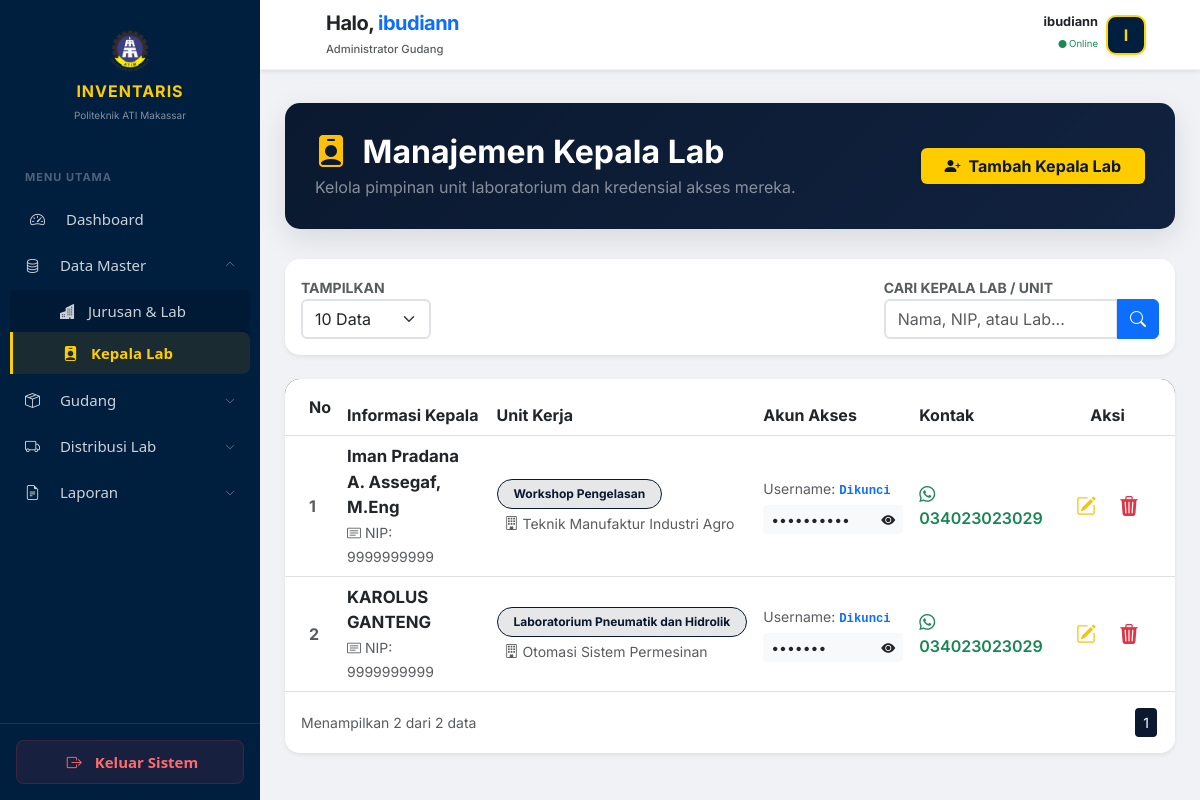
The page /modules/bahan-praktek/kepala-lab.php (signed in) on the database its author committed.
### tables this page shows
CREATE TABLE `kepala_lab` (
  `id_kepala` int NOT NULL,
  `id_lab` int DEFAULT NULL,
  `nama_kepala` varchar(100) NOT NULL,
  `username` varchar(50) DEFAULT NULL,
  `password` varchar(255) DEFAULT NULL,
  `password_plain` varchar(255) DEFAULT NULL,
  `nip` varchar(50) DEFAULT NULL,
  `kontak` varchar(20) DEFAULT NULL,
  `role` varchar(20) DEFAULT 'kepala_lab'
);

CREATE TABLE `lab` (
  `id_lab` int NOT NULL,
  `id_jurusan` int DEFAULT NULL,
  `nama_lab` varchar(100) DEFAULT NULL
);

CREATE TABLE `jurusan` (
  `id_jurusan` int NOT NULL,
  `nama_jurusan` varchar(100) DEFAULT NULL
);

### modules/bahan-praktek/kepala-lab.php (the view, shortened to what this page needs)
<?php
include "../../config/auth.php";
$limit = isset($_GET['limit']) ? (int)$_GET['limit'] : 10;
$page = isset($_GET['halaman']) ? (int)$_GET['halaman'] : 1;
$offset = ($page - 1) * $limit;
$search = isset($_GET['search']) ? mysqli_real_escape_string($conn, $_GET['search']) : '';
$whereClause = "";
$total_query = mysqli_query($conn, "SELECT COUNT(*) as total FROM kepala_lab kl JOIN lab l ON kl.id_lab = l.id_lab $whereClause");
$total_data = mysqli_fetch_assoc($total_query)['total'];
$total_pages = ceil($total_data / $limit);
$query = "SELECT kl.*, l.nama_lab, j.nama_jurusan
          FROM kepala_lab kl
          JOIN lab l ON kl.id_lab = l.id_lab
          JOIN jurusan j ON l.id_jurusan = j.id_jurusan
          $whereClause
          ORDER BY kl.id_kepala DESC
          LIMIT $offset, $limit";
$res = mysqli_query($conn, $query);
?>
<!DOCTYPE html>
<html lang="id">
<head>
    <link href="https://cdn.jsdelivr.net/npm/bootstrap@5.3.0/dist/css/bootstrap.min.css" rel="stylesheet">
    <link rel="stylesheet" href="https://cdn.jsdelivr.net/npm/bootstrap-icons@1.11.1/font/bootstrap-icons.css">
    <link href="../../assets/css/style.css" rel="stylesheet">
</head>
<body>
    <?php include "../../includes/sidebar.php"; ?>
    <main class="p-3 p-md-4" style="margin-top: 30px;"></main>
    <div class="main-content" style="margin-left: 260px; padding: 25px;">
        <?php include "../../includes/header.php"; ?>
        <div class="header-section d-flex justify-content-between align-items-center">
            <div>
                <h2 class="fw-bold mb-1"><i class="bi bi-person-badge-fill me-2 text-warning"></i> Manajemen Kepala Lab</h2>
                <p class="mb-0 text-white-50">Kelola pimpinan unit laboratorium dan kredensial akses mereka.</p>
            </div>
            <button class="btn btn-gold px-4 shadow-sm" data-bs-toggle="modal" data-bs-target="#modalTambah">
                <i class="bi bi-person-plus-fill me-2"></i>Tambah Kepala Lab
            </button>
        </div>
        <div class="card mb-4 border-0 shadow-sm" style="border-radius: 15px;">
            <div class="card-body">
                <form method="GET" class="row g-3">
                    <div class="col-md-2">
                        <label class="small fw-bold text-muted">TAMPILKAN</label>
                        <select name="limit" class="form-select border-2" onchange="this.form.submit()">
                            <option value="10" <?= $limit == 10 ? 'selected' : ''; ?>>10 Data</option>
                        </select>
                    </div>
                    <div class="col-md-6"></div>
                    <div class="col-md-4">
                        <label class="small fw-bold text-muted">CARI KEPALA LAB / UNIT</label>
                        <div class="input-group">
                            <input type="text" name="search" class="form-control border-2" placeholder="Nama, NIP, atau Lab..." value="<?= htmlspecialchars($search); ?>">
                            <button class="btn btn-primary" type="submit"><i class="bi bi-search"></i></button>
                        </div>
                    </div>
                </form>
            </div>
        </div>
        <div class="card card-table shadow-sm">
            <div class="card-body p-0">
                <div class="table-responsive">
                    <table class="table table-hover align-middle mb-0">
                        <thead class="thead-navy">
                            <tr>
                                <th class="ps-4 py-3">No</th>
                                <th>Informasi Kepala</th>
                                <th>Unit Kerja</th>
                                <th>Akun Akses</th>
                                <th>Kontak</th>
                                <th class="text-center pe-4">Aksi</th>
                            </tr>
                        </thead>
                        <tbody class="bg-white">
                            <?php
                            $no = $offset + 1;
                            if(mysqli_num_rows($res) > 0):
                                while($row = mysqli_fetch_assoc($res)): ?>
                            <tr>
                                <td class="ps-4 text-muted fw-bold"><?= $no++; ?></td>
                                <td>
                                    <div class="fw-bold text-dark" style="font-size: 1.05rem;"><?= $row['nama_kepala']; ?></div>
                                    <span class="text-muted small"><i class="bi bi-card-text me-1"></i>NIP: <?= !empty($row['nip']) ? $row['nip'] : '-'; ?></span>
                                </td>
                                <td>
                                    <span class="badge badge-lab px-3 py-2 rounded-pill mb-1"><?= $row['nama_lab']; ?></span>
                                    <div class="small text-muted ps-2"><i class="bi bi-building me-1"></i><?= $row['nama_jurusan']; ?></div>
                                </td>
                                <td>
                                    <div class="d-flex flex-column">
                                        <small class="text-muted mb-1">Username: <code class="text-primary fw-bold">Dikunci</code></small>
                                        <div class="input-group input-group-sm" style="width: 140px;">
                                            <input type="password" class="form-control border-0 bg-light" id="listPw<?= $row['id_kepala']; ?>" value="<?= $row['password_plain']; ?>" readonly>
                                            <span class="input-group-text bg-light border-0 cursor-pointer" onclick="toggleViewPw(<?= $row['id_kepala']; ?>)">
                                                <i class="bi bi-eye-fill text-navy-deep" id="iconPw<?= $row['id_kepala']; ?>"></i>
                                            </span>
                                        </div>
                                    </div>
                                </td>
                                <td>
                                    <?php if(!empty($row['kontak'])): ?>
                                        <a href="https://wa.me/<?= $row['kontak']; ?>" target="_blank" class="text-decoration-none text-success fw-semibold">
                                            <i class="bi bi-whatsapp me-1"></i><?= $row['kontak']; ?>
                                        </a>
                                    <?php else: ?>
                                        <span class="text-muted small">-</span>
                                    <?php endif; ?>
                                </td>
                                <td class="text-center pe-4">
                                    <div class="btn-group">
                                        <button class="btn btn-outline-warning border-0" data-bs-toggle="modal" data-bs-target="#modalEdit<?= $row['id_kepala']; ?>">
                                            <i class="bi bi-pencil-square fs-5"></i>
                                        </button>
                                        <button class="btn btn-outline-danger border-0" onclick="konfirmasiHapus(<?= $row['id_kepala']; ?>)">
                                            <i class="bi bi-trash3-fill fs-5"></i>
                                        </button>
                                    </div>
                                </td>
                            </tr>
                            <?php endwhile;
                            else: ?>
                            <tr><td colspan="6" class="text-center py-5 text-muted">Data kepala lab tidak ditemukan.</td></tr>
                            <?php endif; ?>
                        </tbody>
                    </table>
                </div>
            </div>
            <div class="card-footer bg-white border-0 py-3">
                <nav class="d-flex justify-content-between align-items-center">
                    <p class="text-muted small mb-0">Menampilkan <?= mysqli_num_rows($res); ?> dari <?= $total_data; ?> data</p>
                    <ul class="pagination pagination-sm mb-0">
                        <?php for($i=1; $i<=$total_pages; $i++): ?>
                        <li class="page-item <?= $page == $i ? 'active' : ''; ?>">
                            <a class="page-link" href="?halaman=<?= $i; ?>&limit=<?= $limit; ?>&search=<?= $search; ?>"><?= $i; ?></a>
                        </li>
                        <?php endfor; ?>
                    </ul>
                </nav>
            </div>
        </div>
    </div>
</body>
</html>

### assets/css/style.css (style rules this page uses)
:root { --primary-blue: #002b5c; --dark-blue: #001226; --accent-yellow: #FFD700; --text-gray: #aab7c4; --hover-bg: rgba(255, 255, 255, 0.08); --sidebar-width: 260px; }
body { font-family: 'Inter', sans-serif; background-color: #f8f9fa; margin: 0; overflow-x: hidden; }

### modules/bahan-praktek/kepala-lab.php (style rules this page uses)
:root { --navy-deep: #0a192f; --gold-accent: #ffcc00; }
body { background-color: #f0f2f5; }
.header-section { background: linear-gradient(135deg, var(--navy-deep) 0%, #112240 100%); color: white; padding: 30px; border-radius: 15px; margin-bottom: 30px; box-shadow: 0 10px 30px rgba(0,0,0,0.1); }
.btn-gold { background-color: var(--gold-accent); color: var(--navy-deep); font-weight: 700; border: none; }
.card-table { border-radius: 15px; border: none; overflow: hidden; }
.thead-navy { background-color: var(--navy-deep); color: white; }
.badge-lab { background-color: rgba(10, 25, 47, 0.1); color: var(--navy-deep); border: 1px solid var(--navy-deep); }
.cursor-pointer { cursor: pointer; }
.pagination .page-link { color: var(--navy-deep); border: none; margin: 0 2px; border-radius: 5px; }
.pagination .active .page-link { background-color: var(--navy-deep); color: white; }

### includes/sidebar.php (style rules this page uses)
:root { --sidebar-width: 260px; --navy-dark: #001f3f; --gold-poly: #ffcc00; --hover-bg: rgba(255, 204, 0, 0.15); --font-fixed: 15px !important; }
@media (min-width: 992px) { .main-content { margin-left: var(--sidebar-width) !important; } }

### rows shown on the page
kepala_lab: nama_kepala "Iman Pradana A. Assegaf, M.Eng", nip "9999999999", id_lab.nama_lab "Workshop Pengelasan", jurusan.nama_jurusan "Teknik Manufaktur Industri Agro", kontak "034023023029"
kepala_lab: nama_kepala "KAROLUS GANTENG", nip "9999999999", id_lab.nama_lab "Laboratorium Pneumatik dan Hidrolik", jurusan.nama_jurusan "Otomasi Sistem Permesinan", kontak "034023023029"

### other values the page prints
explode(' ', trim($nama_user))[0] "ibudiann"
$label_welcome "Administrator Gudang"
$nama_user "ibudiann"
substr($nama_user, 0, 1) "I"
mysqli_num_rows($res) "2"
$total_data "2"
